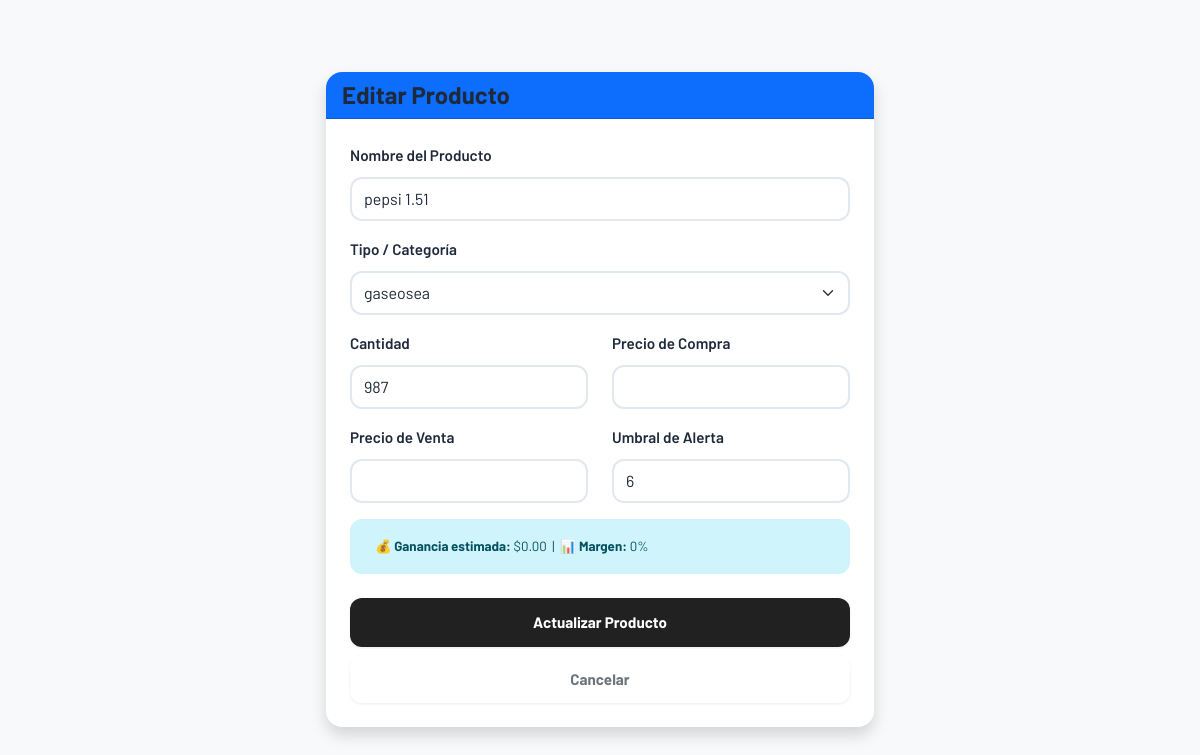
Before: /productos/editar/1/ (signed in) with the older database file.
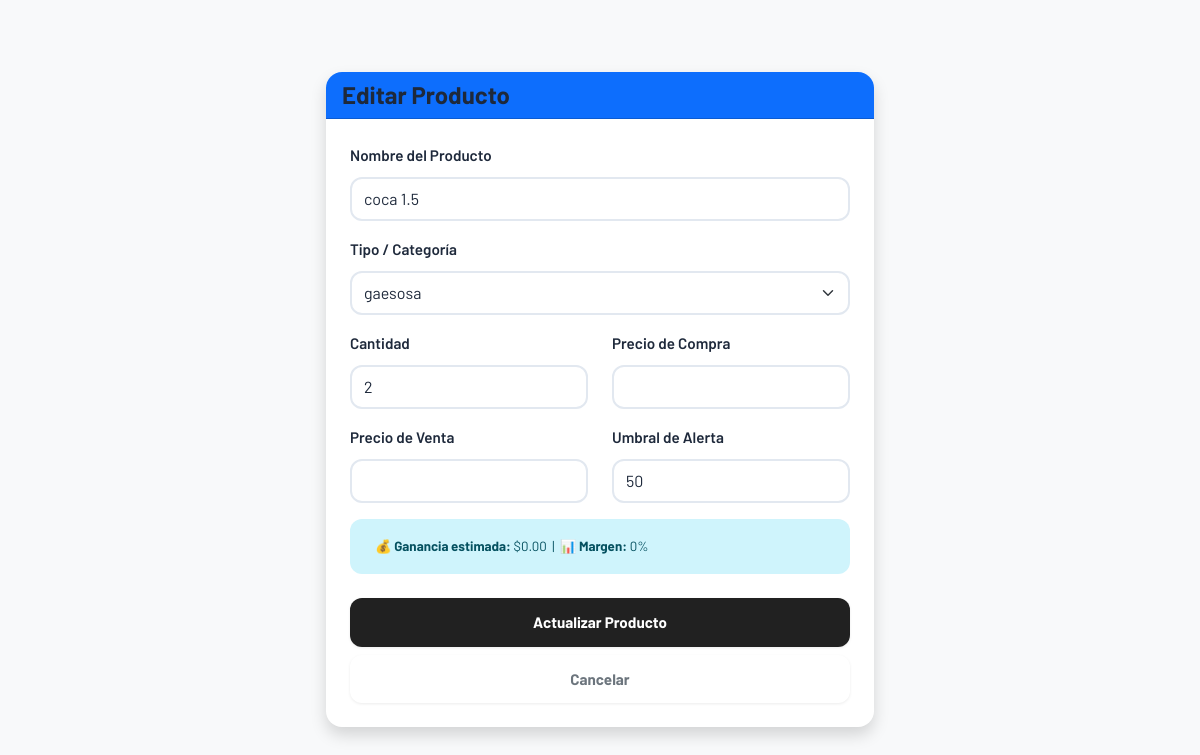
After: the same page with the newer database file.
### stock/models.py (models this page shows, shortened)
class Producto(models.Model):
    nombre = models.CharField(max_length=100)
    tipo = models.ForeignKey(TipoProducto, on_delete=models.CASCADE)
    cantidad = models.PositiveIntegerField(default=0)
    valor = models.DecimalField(max_digits=10, decimal_places=2)
    valor_compra = models.DecimalField(
        max_digits=10,
        decimal_places=2,
        verbose_name="Precio de Compra",
        default=0.00  # Valor por defecto
    )
    umbral_alerta = models.PositiveIntegerField(
        default=5,
        verbose_name="Stock Mínimo de Alerta"
    )
    fecha_modificacion = models.DateTimeField(auto_now=True)

class TipoProducto(models.Model):
    nombre = models.CharField(max_length=100, unique=True)

### stock/views.py (the view, shortened to what this page needs)
# urls.py: path('productos/editar/<int:producto_id>/', views.editar_producto, name='editar_producto'),
@login_required
def editar_producto(request, producto_id):
    producto = get_object_or_404(Producto, id=producto_id)
    tipos = TipoProducto.objects.all()
    return render(request, 'editar_producto.html', {
        'producto': producto,
        'tipos': tipos,
    })

### stock/templates/editar_producto.html (shortened to what this page needs)
{% load static %}
<!DOCTYPE html>
<html lang="es">
<head>
    <link rel="stylesheet" href="{% static 'css/bootstrap.min.css' %}">
    <link rel="stylesheet" href="{% static 'css/style.css' %}">
</head>
<body class="bg-light">
<div class="container mt-5">
    <div class="row justify-content-center">
        <div class="col-md-6">
            <div class="card shadow border-0">
                <div class="card-header bg-primary text-white">
                    <h4 class="mb-0">Editar Producto</h4>
                </div>
                <div class="card-body p-4">
                    <form method="POST">
                        <div class="mb-3">
                            <label class="form-label">Nombre del Producto</label>
                            <input type="text" name="nombre" class="form-control"
                                   value="{{ producto.nombre }}" required>
                        </div>
                        <div class="mb-3">
                            <label class="form-label">Tipo / Categoría</label>
                            <select name="tipo" class="form-select" required>
                                {% for t in tipos %}
                                <option value="{{ t.id }}"
                                    {% if t.id == producto.tipo.id %}selected{% endif %}>
                                    {{ t.nombre }}
                                </option>
                                {% endfor %}
                            </select>
                        </div>
                        <div class="row">
                            <div class="col-md-6 mb-3">
                                <label class="form-label">Cantidad</label>
                                <input type="number" name="cantidad" class="form-control"
                                       value="{{ producto.cantidad }}">
                            </div>
                            <div class="col-md-6 mb-3">
                                <label class="form-label">Precio de Compra</label>
                                <input type="number" step="0.01" name="valor_compra"
                                       class="form-control"
                                       value="{{ producto.valor_compra }}">
                            </div>
                        </div>
                        <div class="row">
                            <div class="col-md-6 mb-3">
                                <label class="form-label">Precio de Venta</label>
                                <input type="number" step="0.01" name="valor"
                                       class="form-control"
                                       value="{{ producto.valor }}" required>
                            </div>
                            <div class="col-md-6 mb-3">
                                <label class="form-label">Umbral de Alerta</label>
                                <input type="number" name="umbral_alerta"
                                       class="form-control"
                                       value="{{ producto.umbral_alerta }}">
                            </div>
                        </div>
                        <div class="alert alert-info">
                            <small>
                                <strong>💰 Ganancia estimada:</strong>
                                <span id="ganancia">$0.00</span> &nbsp;|&nbsp;
                                <strong>📊 Margen:</strong>
                                <span id="margen">0%</span>
                            </small>
                        </div>
                        <div class="d-grid gap-2">
                            <button type="submit" class="btn btn-primary">
                                Actualizar Producto
                            </button>
                            <a href="{% url 'lista_productos' %}" class="btn btn-outline-secondary">
                                Cancelar
                            </a>
                        </div>
                    </form>
                </div>
            </div>
        </div>
    </div>
</div>
</body>
</html>

Changed rows visible on the page:
changed Producto: nombre "pepsi 1.51" → "coca 1.5"; tipo "gaseosea" → "gaesosa"; cantidad "987" → "2"; umbral_alerta "6" → "50"
